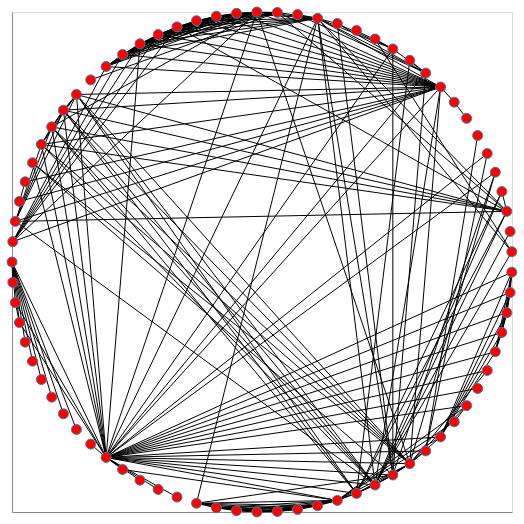

The notebook cell saved with this chart:
### Code cell
# 2. Shell layout, uniform nodes

# compute shell layout positions
pos_shell = nx.shell_layout(G)

chart_shell = nxa.draw_networkx(
    G,
    pos=pos_shell,
    node_size=100,       
    node_tooltip="name" 
).properties(width=500, height=500)

chart_shell

### Figure 1 — Vega-Lite specification as saved in the notebook (floating-point values rounded to 4 significant figures; data arrays with more than 128 entries replaced by an {"elided": "..."} marker saying what was removed)
{"config": {"view": {"continuousWidth": 300, "continuousHeight": 300}}, "layer": [{"data": {"name": "data-56c4123aa73a6ce4f1a3c1c92f8f0ae5"}, "mark": {"type": "line", "color": "black", "opacity": 1, "strokeWidth": 1}, "encoding": {"detail": {"field": "edge", "type": "quantitative"}, "x": {"axis": {"grid": false, "labels": false, "ticks": false, "title": ""}, "field": "x", "type": "quantitative"}, "y": {"axis": {"grid": false, "labels": false, "ticks": false, "title": ""}, "field": "y", "type": "quantitative"}}}, {"data": {"name": "data-34988bf8fa4f1c2c90ef2149adeaa119"}, "mark": {"type": "point", "fill": "red", "opacity": 1, "size": 100, "strokeWidth": 1.0}, "encoding": {"tooltip": {"field": "name", "type": "nominal"}, "x": {"axis": {"grid": false, "labels": false, "ticks": false}, "field": "x", "type": "quantitative"}, "y": {"axis": {"grid": false, "labels": false, "ticks": false}, "field": "y", "type": "quantitative"}}}], "height": 500, "width": 500, "$schema": "https://vega.github.io/schema/vega-lite/v5.20.1.json", "datasets": {"data-56c4123aa73a6ce4f1a3c1c92f8f0ae5": {"elided": "508 records"}, "data-34988bf8fa4f1c2c90ef2149adeaa119": [{"between": 0.1768, "group": 1, "degree": 10, "eigen": 0.02813, "name": "Myriel", "x": -1.0, "y": -8.742e-08}, {"between": 0.0, "group": 1, "degree": 1, "eigen": 0.002343, "name": "Napoleon", "x": -0.9967, "y": -0.08151}, {"between": 0.0, "group": 1, "degree": 3, "eigen": 0.02687, "name": "Mlle.Baptistine", "x": -0.9867, "y": -0.1625}, {"between": 0.0, "group": 1, "degree": 3, "eigen": 0.02687, "name": "Mme.Magloire", "x": -0.9702, "y": -0.2424}, {"between": 0.0, "group": 1, "degree": 1, "eigen": 0.002343, "name": "CountessdeLo", "x": -0.9472, "y": -0.3206}, {"between": 0.0, "group": 1, "degree": 1, "eigen": 0.002343, "name": "Geborand", "x": -0.9179, "y": -0.3968}, {"between": 0.0, "group": 1, "degree": 1, "eigen": 0.002343, "name": "Champtercier", "x": -0.8825, "y": -0.4703}, {"between": 0.0, "group": 1, "degree": 1, "eigen": 0.002343, "name": "Cravatte", "x": -0.8413, "y": -0.5406}, {"between": 0.0, "group": 1, "degree": 1, "eigen": 0.002343, "name": "Count", "x": -0.7944, "y": -0.6074}, {"between": 0.0, "group": 1, "degree": 1, "eigen": 0.002343, "name": "OldMan", "x": -0.7422, "y": -0.6701}, {"between": 0.0, "group": 2, "degree": 1, "eigen": 0.02229, "name": "Labarre", "x": -0.6851, "y": -0.7284}, {"between": 0.57, "group": 2, "degree": 36, "eigen": 0.2676, "name": "Valjean", "x": -0.6235, "y": -0.7818}, {"between": 0.0, "group": 3, "degree": 2, "eigen": 0.02977, "name": "Marguerite", "x": -0.5577, "y": -0.8301}, {"between": 0.0, "group": 2, "degree": 1, "eigen": 0.02229, "name": "Mme.deR", "x": -0.4882, "y": -0.8727}, {"between": 0.0, "group": 2, "degree": 1, "eigen": 0.02229, "name": "Isabeau", "x": -0.4154, "y": -0.9096}, {"between": 0.0, "group": 2, "degree": 1, "eigen": 0.02229, "name": "Gervais", "x": -0.3399, "y": -0.9405}, {"between": 0.04063, "group": 3, "degree": 9, "eigen": 0.04815, "name": "Tholomyes", "x": -0.2621, "y": -0.965}, {"between": 0.0, "group": 3, "degree": 7, "eigen": 0.01969, "name": "Listolier", "x": -0.1826, "y": -0.9832}, {"between": 0.0, "group": 3, "degree": 7, "eigen": 0.01969, "name": "Fameuil", "x": -0.1018, "y": -0.9948}, {"between": 0.0, "group": 3, "degree": 7, "eigen": 0.01969, "name": "Blacheville", "x": -0.0204, "y": -0.9998}, {"between": 0.0, "group": 3, "degree": 7, "eigen": 0.01969, "name": "Favourite", "x": 0.06116, "y": -0.9981}, {"between": 0.0, "group": 3, "degree": 7, "eigen": 0.01969, "name": "Dahlia", "x": 0.1423, "y": -0.9898}, {"between": 0.0, "group": 3, "degree": 7, "eigen": 0.01969, "name": "Zephine", "x": 0.2225, "y": -0.9749}, {"between": 0.1296, "group": 3, "degree": 15, "eigen": 0.08976, "name": "Fantine", "x": 0.3012, "y": -0.9535}, {"between": 0.029, "group": 4, "degree": 11, "eigen": 0.1223, "name": "Mme.Thenardier", "x": 0.378, "y": -0.9258}, {"between": 0.0749, "group": 4, "degree": 16, "eigen": 0.1878, "name": "Thenardier", "x": 0.4522, "y": -0.8919}, {"between": 0.0238, "group": 5, "degree": 11, "eigen": 0.111, "name": "Cosette", "x": 0.5234, "y": -0.8521}, {"between": 0.05433, "group": 4, "degree": 17, "eigen": 0.1842, "name": "Javert", "x": 0.5911, "y": -0.8066}, {"between": 0.02649, "group": 0, "degree": 4, "eigen": 0.04005, "name": "Fauchelevent", "x": 0.6549, "y": -0.7557}, {"between": 0.008041, "group": 2, "degree": 8, "eigen": 0.06228, "name": "Bamatabois", "x": 0.7143, "y": -0.6999}, {"between": 0.0, "group": 3, "degree": 2, "eigen": 0.01131, "name": "Perpetue", "x": 0.769, "y": -0.6393}, {"between": 0.00864, "group": 2, "degree": 4, "eigen": 0.04606, "name": "Simplice", "x": 0.8185, "y": -0.5745}, {"between": 0.0, "group": 2, "degree": 1, "eigen": 0.02229, "name": "Scaufflaire", "x": 0.8626, "y": -0.5059}, {"between": 0.0, "group": 2, "degree": 2, "eigen": 0.03764, "name": "Woman1", "x": 0.901, "y": -0.4339}, {"between": 0.0, "group": 2, "degree": 6, "eigen": 0.04121, "name": "Judge", "x": 0.9333, "y": -0.359}, {"between": 0.0, "group": 2, "degree": 6, "eigen": 0.04121, "name": "Champmathieu", "x": 0.9595, "y": -0.2817}, {"between": 0.0, "group": 2, "degree": 6, "eigen": 0.04121, "name": "Brevet", "x": 0.9793, "y": -0.2026}, {"between": 0.0, "group": 2, "degree": 6, "eigen": 0.04121, "name": "Chenildieu", "x": 0.9925, "y": -0.1221}, {"between": 0.0, "group": 2, "degree": 6, "eigen": 0.04121, "name": "Cochepaille", "x": 0.9992, "y": -0.04079}, {"between": 0.006925, "group": 4, "degree": 3, "eigen": 0.03793, "name": "Pontmercy", "x": 0.9992, "y": 0.04079}, {"between": 0.0, "group": 6, "degree": 1, "eigen": 0.01564, "name": "Boulatruelle", "x": 0.9925, "y": 0.1221}, {"between": 0.01149, "group": 4, "degree": 11, "eigen": 0.1419, "name": "Eponine", "x": 0.9793, "y": 0.2026}, {"between": 0.0, "group": 4, "degree": 3, "eigen": 0.03765, "name": "Anzelma", "x": 0.9595, "y": 0.2817}, {"between": 0.0, "group": 5, "degree": 3, "eigen": 0.04688, "name": "Woman2", "x": 0.9333, "y": 0.359}, {"between": 0.0, "group": 0, "degree": 2, "eigen": 0.02563, "name": "MotherInnocent", "x": 0.901, "y": 0.4339}, {"between": 0.0, "group": 0, "degree": 1, "eigen": 0.003336, "name": "Gribier", "x": 0.8626, "y": 0.5059}, {"between": 0.0, "group": 7, "degree": 1, "eigen": 0.00222, "name": "Jondrette", "x": 0.8185, "y": 0.5745}, {"between": 0.02632, "group": 7, "degree": 2, "eigen": 0.02666, "name": "Mme.Burgon", "x": 0.769, "y": 0.6393}, {"between": 0.1651, "group": 8, "degree": 22, "eigen": 0.3178, "name": "Gavroche", "x": 0.7143, "y": 0.6999}, {"between": 0.02021, "group": 5, "degree": 7, "eigen": 0.0654, "name": "Gillenormand", "x": 0.6549, "y": 0.7557}, {"between": 0.0002172, "group": 5, "degree": 2, "eigen": 0.01563, "name": "Magnon", "x": 0.5911, "y": 0.8066}, {"between": 0.0476, "group": 5, "degree": 7, "eigen": 0.06317, "name": "Mlle.Gillenormand", "x": 0.5234, "y": 0.8521}, {"between": 0.0003509, "group": 5, "degree": 2, "eigen": 0.008421, "name": "Mme.Pontmercy", "x": 0.4522, "y": 0.8919}, {"between": 0.0, "group": 5, "degree": 1, "eigen": 0.005262, "name": "Mlle.Vaubois", "x": 0.378, "y": 0.9258}, {"between": 0.0, "group": 5, "degree": 4, "eigen": 0.04154, "name": "Lt.Gillenormand", "x": 0.3012, "y": 0.9535}, {"between": 0.132, "group": 8, "degree": 19, "eigen": 0.2591, "name": "Marius", "x": 0.2225, "y": 0.9749}, {"between": 0.0, "group": 5, "degree": 2, "eigen": 0.02703, "name": "BaronessT", "x": 0.1423, "y": 0.9898}, {"between": 0.02766, "group": 8, "degree": 11, "eigen": 0.195, "name": "Mabeuf", "x": 0.06116, "y": 0.9981}, {"between": 0.04255, "group": 8, "degree": 15, "eigen": 0.2672, "name": "Enjolras", "x": -0.0204, "y": 0.9998}, {"between": 0.00125, "group": 8, "degree": 11, "eigen": 0.2107, "name": "Combeferre", "x": -0.1018, "y": 0.9948}, {"between": 0.0, "group": 8, "degree": 9, "eigen": 0.1758, "name": "Prouvaire", "x": -0.1826, "y": 0.9832}, {"between": 0.00125, "group": 8, "degree": 11, "eigen": 0.2107, "name": "Feuilly", "x": -0.2621, "y": 0.965}, {"between": 0.005267, "group": 8, "degree": 13, "eigen": 0.2325, "name": "Courfeyrac", "x": -0.3399, "y": 0.9405}, {"between": 0.002185, "group": 8, "degree": 12, "eigen": 0.2216, "name": "Bahorel", "x": -0.4154, "y": 0.9096}, {"between": 0.03075, "group": 8, "degree": 13, "eigen": 0.2421, "name": "Bossuet", "x": -0.4882, "y": 0.8727}, {"between": 0.002185, "group": 8, "degree": 12, "eigen": 0.2216, "name": "Joly", "x": -0.5577, "y": 0.8301}, {"between": 0.0001504, "group": 8, "degree": 10, "eigen": 0.1866, "name": "Grantaire", "x": -0.6235, "y": 0.7818}, {"between": 0.0, "group": 9, "degree": 1, "eigen": 0.01624, "name": "MotherPlutarch", "x": -0.6851, "y": 0.7284}, {"between": 0.00496, "group": 4, "degree": 10, "eigen": 0.1454, "name": "Gueulemer", "x": -0.7422, "y": 0.6701}, {"between": 0.00496, "group": 4, "degree": 10, "eigen": 0.1454, "name": "Babet", "x": -0.7944, "y": 0.6074}, {"between": 0.004862, "group": 4, "degree": 10, "eigen": 0.1415, "name": "Claquesous", "x": -0.8413, "y": 0.5406}, {"between": 0.003874, "group": 4, "degree": 9, "eigen": 0.136, "name": "Montparnasse", "x": -0.8825, "y": 0.4703}, {"between": 0.0, "group": 5, "degree": 3, "eigen": 0.04688, "name": "Toussaint", "x": -0.9179, "y": 0.3968}, {"between": 0.0, "group": 10, "degree": 2, "eigen": 0.02888, "name": "Child1", "x": -0.9472, "y": 0.3206}, {"between": 0.0, "group": 10, "degree": 2, "eigen": 0.02888, "name": "Child2", "x": -0.9702, "y": 0.2424}, {"between": 0.0004386, "group": 4, "degree": 7, "eigen": 0.1013, "name": "Brujon", "x": -0.9867, "y": 0.1625}, {"between": 0.0, "group": 8, "degree": 7, "eigen": 0.1407, "name": "Mme.Hucheloup", "x": -0.9967, "y": 0.08151}]}}
